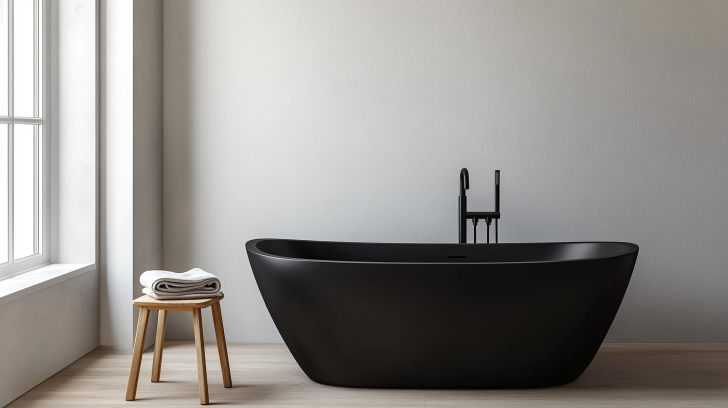
#> input picture images/base-rooms/badevaerelse.png, 1456 x 816 px (shown at 1/2 size)
$ python -i auto_mask.py   (imports and definitions only)
#> lines starting #> are read from the running program, lines starting #| are printed output that depends on the picture; after the words box and inside, x2 and y2 are one past the last pixel; in counts of white or black regions, pixels touching at a corner belong together
#!/usr/bin/env python3
"""
Pure-Python auto-masking for room photos.

The pipeline assumes the kind of photo we're feeding it: a Scandinavian
interior shot with a uniform off-white wall and darker / more saturated
foreground objects (furniture, floor, decor). For that pattern, you can
get a usable mask without any ML:

  1. Convert RGB → LAB
       • L  ≈ perceived lightness (0…100)
       • a, b ≈ chromaticity; near zero means "neutral grey/white"
  2. Wall pixels are the ones that are both light (high L) AND nearly
     neutral (low |a| + |b|). A 2-D threshold pulls them out.
  3. Clean up the binary blob:
       • morphological close fills small holes (pixels of dust, a
         vase rim, the seam between two wall planes)
       • keep only the largest connected component so floor patches
         that happen to be light don't pollute the mask
       • soft Gaussian feather softens edges so the recolor blend
         doesn't show a hard cutout
  4. Save as PNG (8-bit grayscale; white = wall).

When this works it's faster than Photopea by an order of magnitude.
When it doesn't, the user can either (a) tweak the thresholds via CLI
flags for that room, or (b) fall back to a manual mask — recolor.py
doesn't care where the mask came from.

Usage:
    python auto_mask.py images/base-rooms/stue.png \\
                        images/wall-masks/stue-full.png

    # tweak when the auto-mask grabs too much / too little
    python auto_mask.py stue.png stue-full.png --min-L 70 --max-chroma 12

Run on every base photo (one full-wall mask each):
    python auto_mask.py --all
"""
from __future__ import annotations

import argparse
import sys
from pathlib import Path

import numpy as np
from PIL import Image, ImageFilter


REPO_ROOT = Path(__file__).resolve().parents[2]
BASE_DIR  = REPO_ROOT / "images" / "base-rooms"
MASK_DIR  = REPO_ROOT / "images" / "wall-masks"

ROOMS = ["stue", "sovevaerelse", "badevaerelse", "koekken", "entre"]


# ── Colour-space conversion ──────────────────────────────────────────
# We could pull skimage for this, but Pillow has zero dependencies and
# the conversion is straightforward. Using the standard sRGB → CIELAB
# conversion via the D65 white point.

def srgb_to_linear(c: np.ndarray) -> np.ndarray:
    """sRGB gamma → linear RGB. Both in [0, 1]."""
    return np.where(c <= 0.04045, c / 12.92, ((c + 0.055) / 1.055) ** 2.4)


def rgb_to_lab(rgb: np.ndarray) -> np.ndarray:
    """rgb: (H, W, 3) uint8 → lab: (H, W, 3) float64
    L in [0, 100], a/b roughly in [-128, 127]."""
    rgb01 = rgb.astype(np.float64) / 255.0
    lin   = srgb_to_linear(rgb01)

    # Linear-RGB to XYZ (D65)
    M = np.array([
        [0.4124564, 0.3575761, 0.1804375],
        [0.2126729, 0.7151522, 0.0721750],
        [0.0193339, 0.1191920, 0.9503041],
    ])
    xyz = lin @ M.T

    # Normalize by D65 white point
    wp = np.array([0.95047, 1.0, 1.08883])
    xyz /= wp

    # f(t) per CIELAB
    eps  = 216 / 24389
    kappa = 24389 / 27
    fxyz = np.where(xyz > eps, np.cbrt(xyz), (kappa * xyz + 16) / 116)

    L = 116 * fxyz[..., 1] - 16
    a = 500 * (fxyz[..., 0] - fxyz[..., 1])
    b = 200 * (fxyz[..., 1] - fxyz[..., 2])

    return np.stack([L, a, b], axis=-1)


# ── Connected-components (no scipy dep) ──────────────────────────────
# A flood-fill-based labeling. Slow on huge images but fine at 1920×1080.

def largest_connected_component(mask: np.ndarray) -> np.ndarray:
    """mask: bool (H, W). Returns: bool (H, W) with only the largest
    4-connected blob kept."""
    H, W = mask.shape
    seen  = np.zeros_like(mask, dtype=np.int32)
    label = 0
    best_label, best_size = 0, 0
    # 4-connectivity neighbours
    nbrs = ((-1, 0), (1, 0), (0, -1), (0, 1))

    for y in range(H):
        for x in range(W):
            if not mask[y, x] or seen[y, x]:
                continue
            label += 1
            # iterative flood fill
            stack = [(y, x)]
            size  = 0
            while stack:
                cy, cx = stack.pop()
                if seen[cy, cx]:
                    continue
                seen[cy, cx] = label
                size += 1
                for dy, dx in nbrs:
                    ny, nx = cy + dy, cx + dx
                    if 0 <= ny < H and 0 <= nx < W and mask[ny, nx] and not seen[ny, nx]:
                        stack.append((ny, nx))
            if size > best_size:
                best_size = size
                best_label = label

    return seen == best_label


# ── Morphological close (binary dilate then erode) ──────────────────
# Done by Pillow filters on a tiny binary image, with the right radius
# inferred from the source image dimensions.

def morph_close(mask: np.ndarray, radius: int) -> np.ndarray:
    img = Image.fromarray((mask.astype(np.uint8) * 255), mode="L")
    img = img.filter(ImageFilter.MaxFilter(size=radius * 2 + 1))  # dilate
    img = img.filter(ImageFilter.MinFilter(size=radius * 2 + 1))  # erode
    return np.asarray(img) > 127


# ── Main ─────────────────────────────────────────────────────────────

def auto_mask(
    src_path: Path,
    out_path: Path,
    *,
    min_L: float = 35.0,
    max_L: float = 95.0,
    max_chroma: float = 14.0,
    max_wall_y_frac: float = 0.80,
    close_radius_pct: float = 0.4,
    feather_px: float = 2.0,
    verbose: bool = False,
) -> None:
    """
    Args:
        src_path: room photo
        out_path: where the mask PNG goes
        min_L: minimum LAB-L for a wall pixel. Lower = catches walls in
            deep shadow but risks pulling in dark floor / furniture.
            35 lets the shadow side of a typical MJ wall through.
        max_L: maximum LAB-L for a wall pixel. Direct sunlight on
            floors / window panes has L close to 100 and trips the
            "low chroma" filter (sunlight is white = neutral). 95 cuts
            that off without rejecting reasonable wall highlights.
        max_chroma: maximum |a|+|b| chroma for a wall pixel. Lower =
            stricter, only near-grey/neutral admitted. 14 fits the
            typical warm off-white wall paint without letting in oak
            floors (chroma ≈ 25-30).
        max_wall_y_frac: geometric prior — pixels whose y-coordinate
            is past this fraction of the image height are assumed to
            be floor and excluded. Walls are essentially always in the
            top 80% of these MJ-generated interiors. 0.80 is generous;
            0.65 if you want to be aggressive about excluding floor.
        close_radius_pct: morphological-close radius as a fraction of
            the image's shorter dimension. Fills small holes (vase rim,
            pendant cable) without bridging across furniture.
        feather_px: Gaussian feather radius on the final mask. Soft
            edges hide rough mask outlines in the recolor blend.
    """
#> called with src_path = '../../images/base-rooms/badevaerelse.png', out_path = 'out.png', min_L = 35, max_L = 95, max_chroma = 14, max_wall_y_frac = 0.8, close_radius_pct = 0.4, feather_px = 2
    img_pil = Image.open(src_path).convert("RGB")
#> img_pil is the input picture: PIL image 1456x816 RGB; mean R, G, B 146.7, 143.8, 140
    H, W = img_pil.height, img_pil.width
#> H = 816; W = 1456
    img = np.asarray(img_pil)

    lab = rgb_to_lab(img)
#> in rgb_to_lab, `L = 116 * fxyz[..., 1] - 16`:
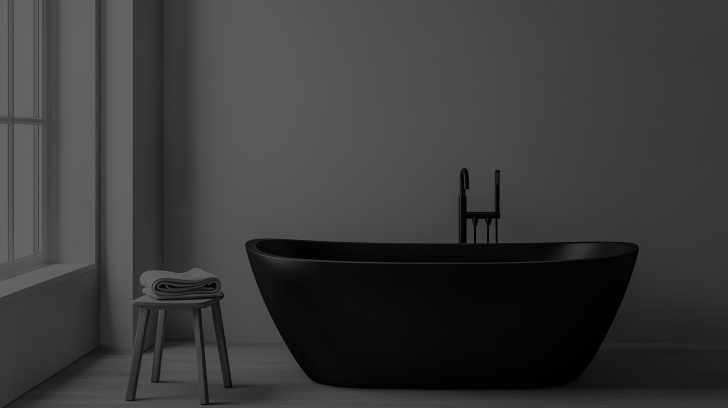
#> L: shape (816, 1456) float64 (shown at 1/2 size); min 0, max 100, mean 58.4
#> in rgb_to_lab, `b = 200 * (fxyz[..., 1] - fxyz[..., 2])`:
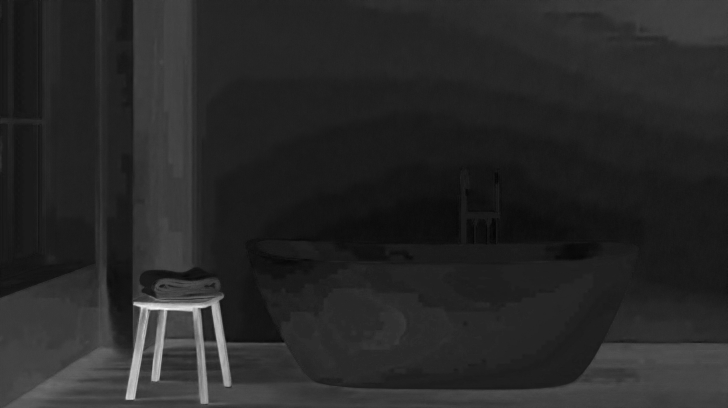
#> b: shape (816, 1456) float64 (shown at 1/2 size); min -4.72, max 41.32, mean 2.5; drawn with min black and max white
#> in rgb_to_lab, `return np.stack([L, a, b], axis=-1)`:
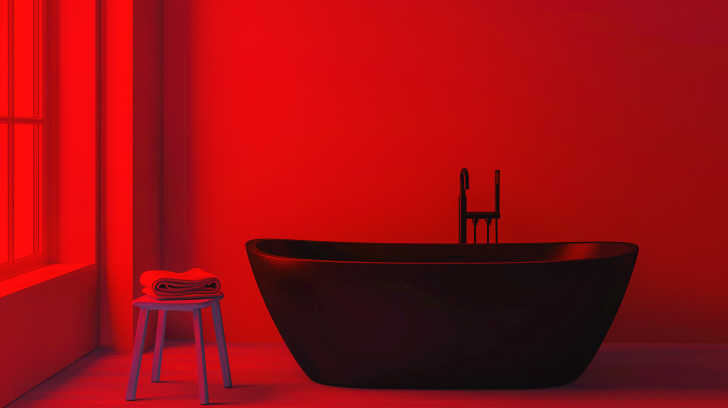
#> returned value: shape (816, 1456, 3) float64 (shown at 1/2 size); mean of channels 0, 1, 2 58.4, 0.5, 2.5; drawn with min black and max white
    L  = lab[..., 0]
    a  = lab[..., 1]
    b  = lab[..., 2]
    chroma = np.sqrt(a * a + b * b)
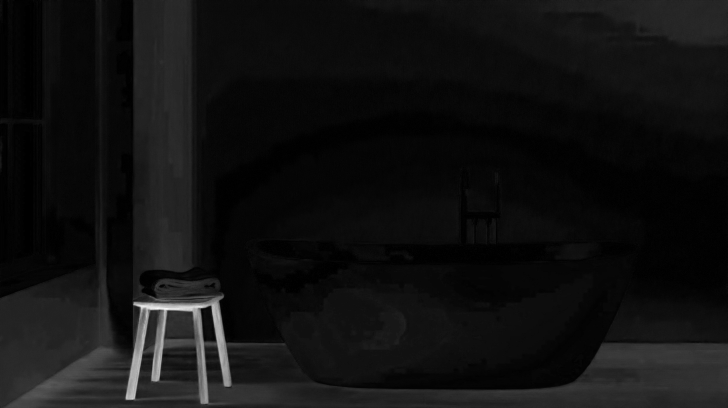
#> chroma: shape (816, 1456) float64 (shown at 1/2 size); min 0, max 45.14, mean 3.1; drawn with min black and max white

    # Wall candidate = neutral chromaticity AND lightness within a band
    # that captures both shadowed walls and reasonable highlights, but
    # NOT direct sunlight (which is white, low-chroma, and would pass
    # the chroma filter otherwise).
    candidate = (L >= min_L) & (L <= max_L) & (chroma <= max_chroma)
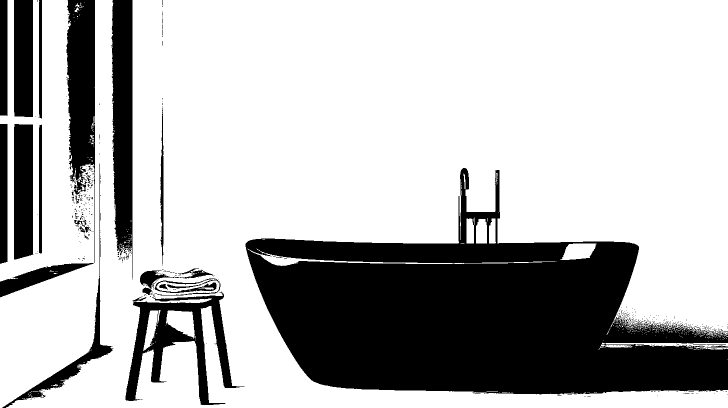
#> candidate: shape (816, 1456) bool (shown at 1/2 size); 71.9% white; 504 black regions (471 under 20 px), largest, box (x1, y1, x2, y2) and area: (491, 336, 1456, 789) 233926, (223, 0, 265, 557) 18969, (132, 0, 190, 526) 18357

    # Geometric prior — drop pixels in the bottom of the frame so the
    # floor (which can also be light + low-chroma at the edge of the
    # mask region) gets excluded.
    if max_wall_y_frac < 1.0:
        cutoff_y = int(round(H * max_wall_y_frac))
#> cutoff_y = 653
        candidate[cutoff_y:, :] = False
#> candidate: shape (816, 1456) bool; 62.4% white; 385 black regions (357 under 20 px), largest, box (x1, y1, x2, y2) and area: (0, 327, 1456, 816) 369568, (223, 0, 265, 557) 18969, (132, 0, 190, 526) 18357

    if verbose:
        pct = candidate.mean() * 100
        print(f"  {src_path.name}: {pct:.1f}% pixels match "
              f"L∈[{min_L},{max_L}] chroma≤{max_chroma} y<{max_wall_y_frac:.2f}H")

    if not candidate.any():
        raise ValueError(
            f"No pixels matched the wall threshold "
            f"(L∈[{min_L},{max_L}], chroma≤{max_chroma}). "
            f"The image may be unusually lit — try lowering --min-L."
        )

    # Fill small holes — e.g. a vase rim, a pendant cable.
    radius = max(1, int(round(min(H, W) * close_radius_pct / 100)))
#> radius = 3
    closed = morph_close(candidate, radius)
#> in morph_close, `img = img.filter(ImageFilter.MaxFilter(size=radius * 2 + 1))`: img: PIL image 1456x816 L; 66% white; 22 black regions (9 under 20 px), largest, box (x1, y1, x2, y2) and area: (0, 480, 1456, 816) 350314, (227, 0, 262, 484) 14755, (136, 0, 187, 354) 13521
#> in morph_close, `img = img.filter(ImageFilter.MinFilter(size=radius * 2 + 1))`: img: PIL image 1456x816 L; 63.6% white; 14 black regions, largest, box (x1, y1, x2, y2) and area: (0, 337, 1456, 816) 366095, (224, 0, 265, 487) 18103, (133, 0, 190, 357) 16654

    # Keep only the biggest blob — drops any "wall-ish" pixels on the
    # floor or on furniture surfaces.
    wall = largest_connected_component(closed)
#> after the loop in largest_connected_component, `for y in range(H):`:
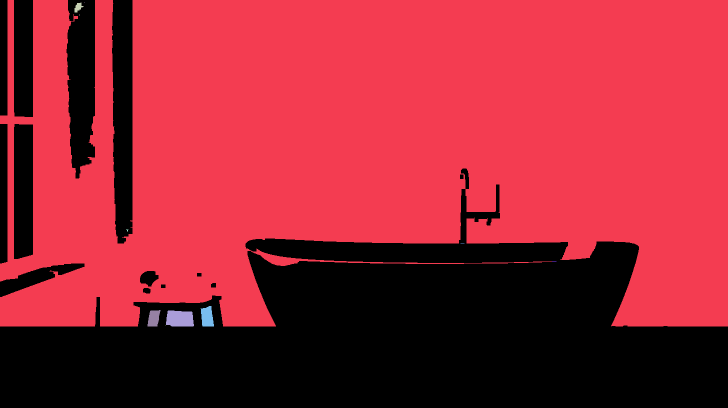
#> seen: shape (816, 1456) int32 (shown at 1/2 size); 12 distinct labels, from 0 to 11; one colour per label, 0 black
#> wall: shape (816, 1456) bool; 63.3% white; 14 black regions, largest, box (x1, y1, x2, y2) and area: (0, 337, 1456, 816) 369232, (224, 0, 265, 487) 18114, (133, 0, 190, 357) 16859

    # Feather the binary mask so the recolor blend is soft.
    mask_u8 = (wall.astype(np.uint8) * 255)
    mask_pil = Image.fromarray(mask_u8, mode="L")
    if feather_px > 0:
        mask_pil = mask_pil.filter(ImageFilter.GaussianBlur(radius=feather_px))
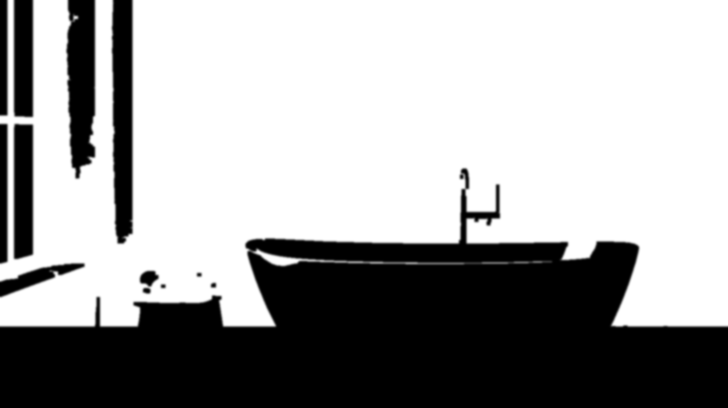
#> mask_pil: PIL image 1456x816 L (shown at 1/2 size); min 0, max 255, mean 161.4

#> (the run stopped early here; a loop or call above may not have finished)

$ run again, on images/base-rooms/koekken2.png
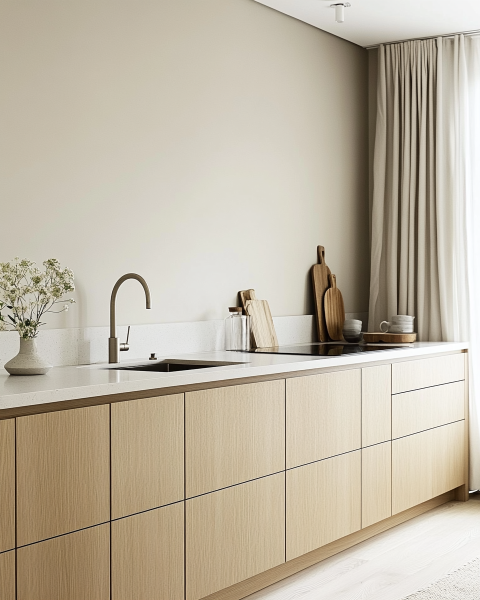
#> input picture images/base-rooms/koekken2.png, 960 x 1200 px (shown at 1/2 size)
#> in auto_mask, img_pil is the input picture: PIL image 960x1200 RGB; mean R, G, B 191.4, 181.7, 164.1
#> after the loop in largest_connected_component, `for y in range(H):`:
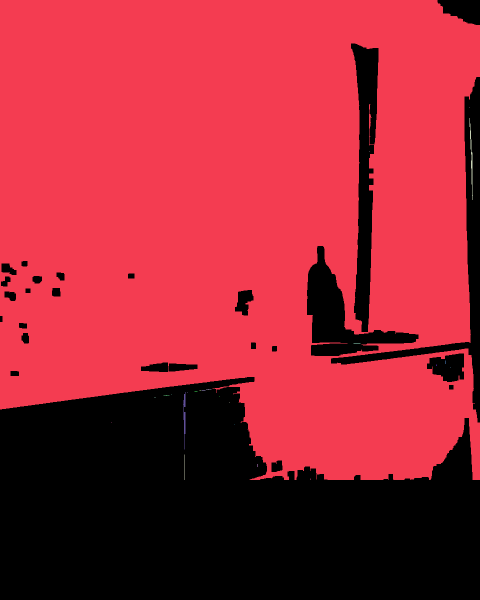
#> seen: shape (1200, 960) int32 (shown at 1/2 size); 25 distinct labels, from 0 to 24; one colour per label, 0 black
#> wall: shape (1200, 960) bool; 66.2% white; 26 black regions, largest, box (x1, y1, x2, y2) and area: (0, 754, 960, 1200) 324659, (662, 154, 960, 845) 19409, (702, 87, 757, 664) 17284
#> in auto_mask, `mask_pil = mask_pil.filter(ImageFilter.GaussianBlur(radius=feather_px))`:
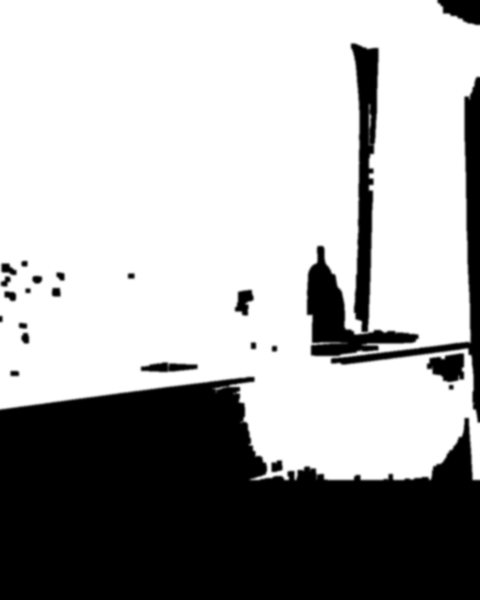
#> mask_pil: PIL image 960x1200 L (shown at 1/2 size); min 0, max 255, mean 168.7
